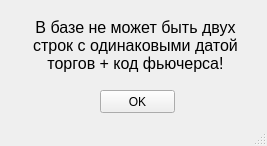
<?xml version="1.0" encoding="UTF-8"?>
<ui version="4.0">
 <class>MainWindow</class>
 <widget class="QMainWindow" name="MainWindow">
  <property name="geometry">
   <rect>
    <x>0</x>
    <y>0</y>
    <width>267</width>
    <height>146</height>
   </rect>
  </property>
  <property name="windowTitle">
   <string>Ошибка</string>
  </property>
  <property name="windowIcon">
   <iconset>
    <normaloff>../../../../../307313.png</normaloff>../../../../../307313.png</iconset>
  </property>
  <widget class="QWidget" name="centralwidget">
   <widget class="QPushButton" name="Ok_Button">
    <property name="geometry">
     <rect>
      <x>100</x>
      <y>90</y>
      <width>75</width>
      <height>23</height>
     </rect>
    </property>
    <property name="text">
     <string>OK</string>
    </property>
   </widget>
   <widget class="QLabel" name="label">
    <property name="geometry">
     <rect>
      <x>20</x>
      <y>10</y>
      <width>231</width>
      <height>71</height>
     </rect>
    </property>
    <property name="font">
     <font>
      <pointsize>12</pointsize>
     </font>
    </property>
    <property name="layoutDirection">
     <enum>Qt::LeftToRight</enum>
    </property>
    <property name="text">
     <string>В базе не может быть двух строк с одинаковыми датой торгов + код фьючерса!</string>
    </property>
    <property name="alignment">
     <set>Qt::AlignCenter</set>
    </property>
    <property name="wordWrap">
     <bool>true</bool>
    </property>
   </widget>
  </widget>
  <widget class="QMenuBar" name="menubar">
   <property name="geometry">
    <rect>
     <x>0</x>
     <y>0</y>
     <width>267</width>
     <height>21</height>
    </rect>
   </property>
  </widget>
  <widget class="QStatusBar" name="statusbar"/>
 </widget>
 <resources/>
 <connections/>
</ui>
